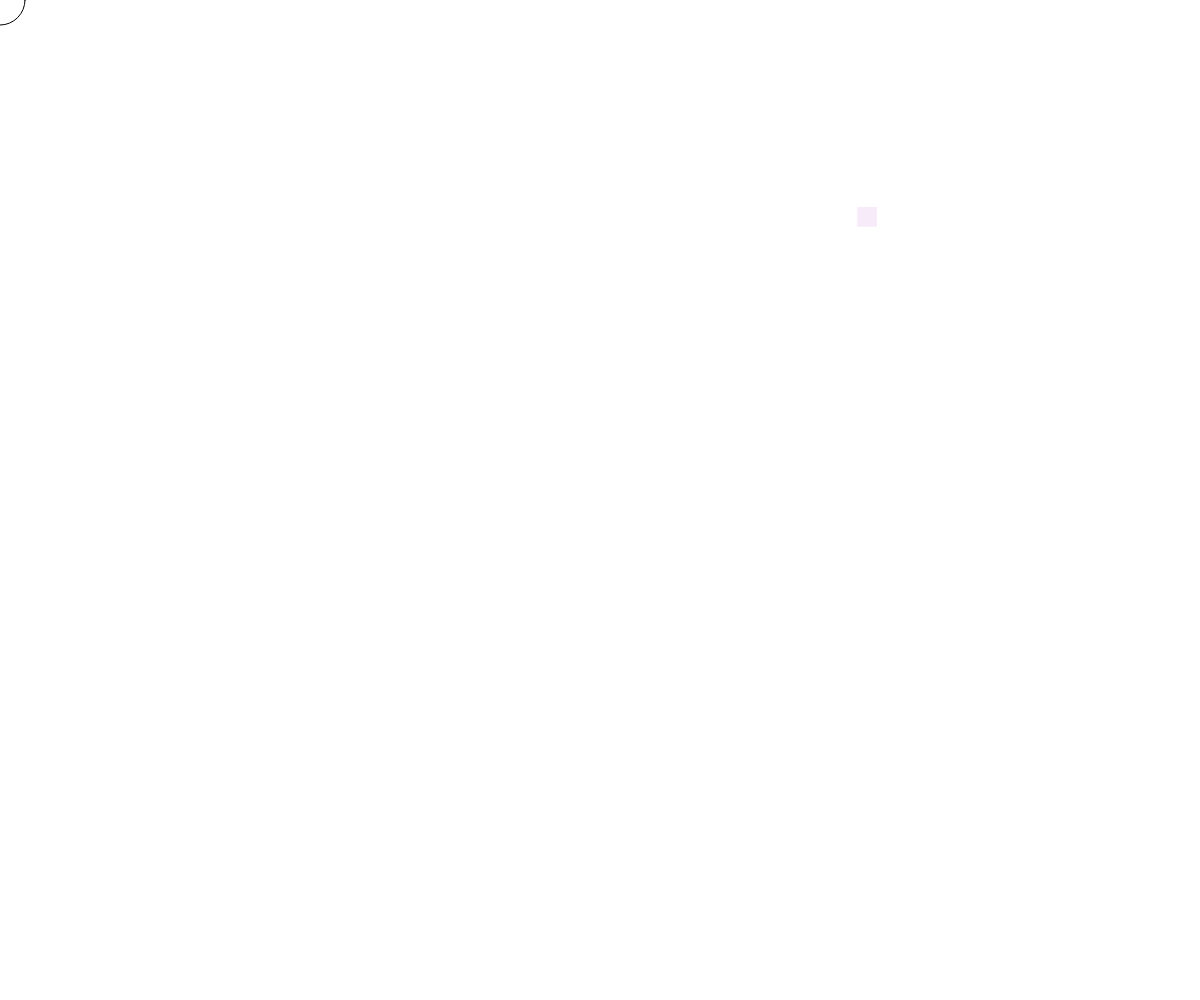
Frame 1 (no input)
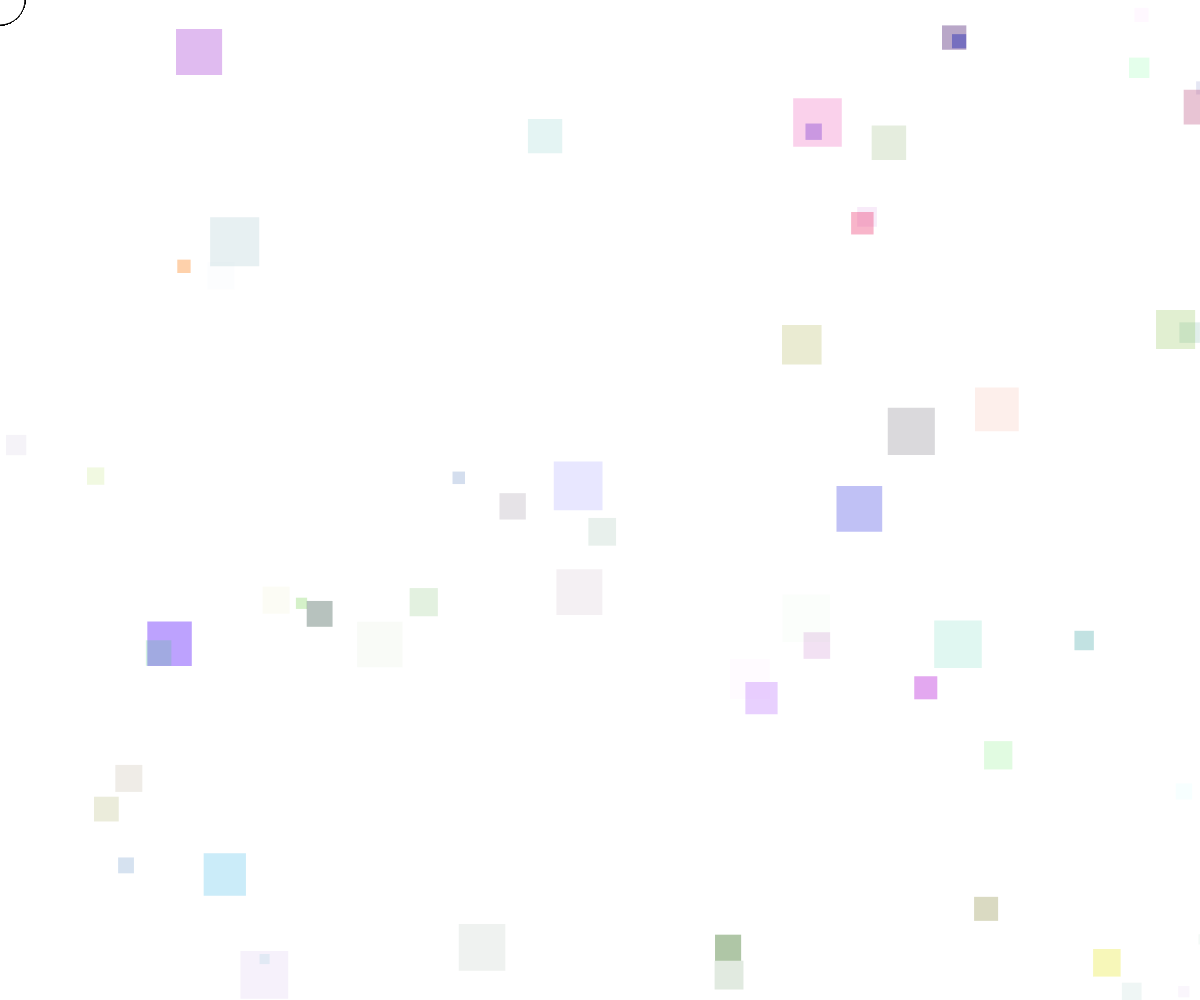
Frame 60 (no input)
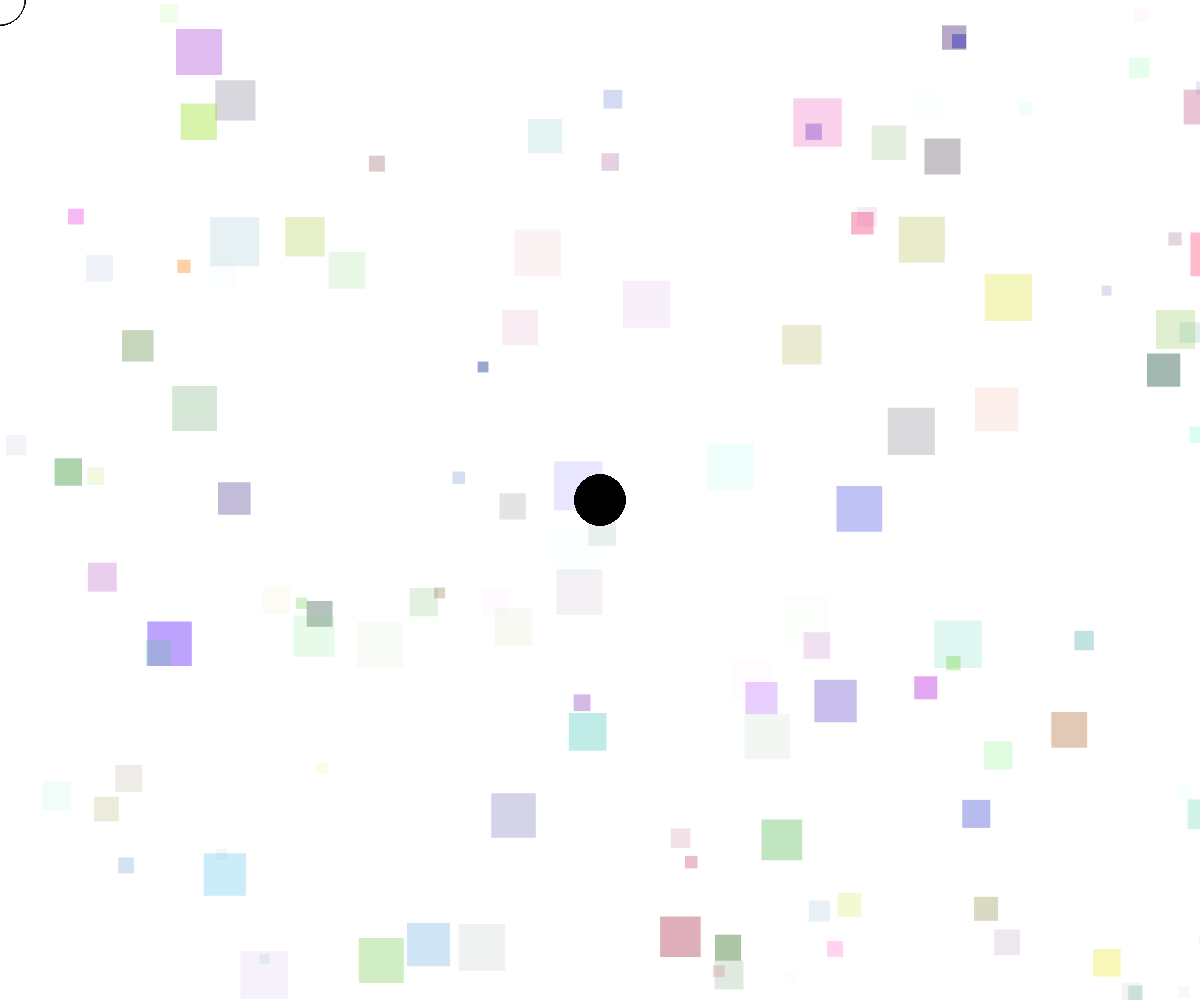
Frame 120 (the mouse pressed at the canvas centre since frame 60)

The p5.js sketch that drew these frames (run headless with seeded random() and noise() and a simulated clock; from frame 60 on, the mouse is pressed at the canvas centre):

// p5.js sketch
// ── sketch.js
// Randomness

var x = 0, y = 0,
		r = 0, g = 0, b = 0,
		s = 0, a = 0;

function setup() {
	createCanvas(windowWidth, windowHeight);

}

function draw() {

	x = random(width);
	y = random(height);
	r = random(256);
	g = random(256);
	b = random(256);
	a = random(100);
	s = random(10, 50);

	noStroke();
	fill(r, g, b, a);
	rect(x, y, s, s);

	stroke(0);
	if (mouseIsPressed) {
		fill(0);
	} else {
		fill(255);
	}
	ellipse(mouseX, mouseY, 50, 50);
}

function keyPressed() {
	if (key == 'C') {
		background(255);
	}

}
